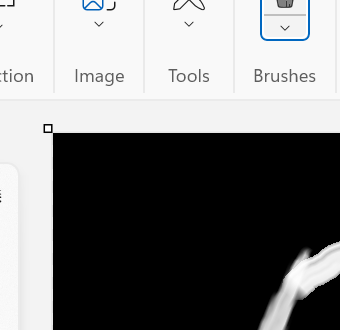
#> input picture Captured_images/0/0.png, 340 x 330 px; its folder holds 3 pictures in this run
$ jupyter execute --allow-errors Digit_Recognition.ipynb   (shell and % lines are left out)
#> lines starting #> are read from the running program, lines starting #| are printed output that depends on the picture
# Hand_Written_Recognition

### 1. Screen capture
### 2. Generate dataset and load it
### 3. Fit the model and load it
### 4. Prediction of image drawn in paint

[cell 1]
import pyscreenshot as ImageGrab

[cell 2]
import time

[cell 3]
images_folder="D:\ML\Captured_images/9/"
#> (the rest of this cell did not finish here and is left out)

## 2. Generate dataset and load

[cell 4]
import csv
import glob
import cv2
header=["label"]
for i in range(0,784):
    header.append("pixel"+str(i))
with open('dataset.csv','a') as f:
    writer=csv.writer(f)
    writer.writerow(header)
for label in range(10):
    dirlist = glob.glob("captured_images/" + str(label) + "/*.png")
    for img_path in dirlist:
        im = cv2.imread(img_path)
#> im is the input picture: shape (330, 340, 3); mean B, G, R 126, 125.7, 125.4
        im_gray = cv2.cvtColor(im, cv2.COLOR_BGR2GRAY)
        im_gray = cv2.GaussianBlur(im_gray, (15, 15), 0)
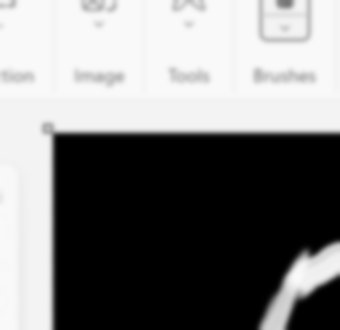
#> im_gray: shape (330, 340); min 0, max 250, mean 125.7
        roi = cv2.resize(im_gray, (28, 28), interpolation=cv2.INTER_AREA)
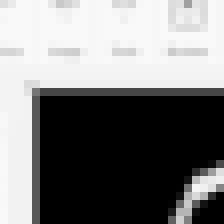
#> roi: shape (28, 28) (shown 8 times larger); min 0, max 249, mean 125.7
        data =[]
        data.append(label)
        rows, cols = roi.shape
#> rows = 28; cols = 28
        ## add pixel one by one into the data array
        for i in range(rows):
            for j in range(cols):
                k=roi[i,j]
                if k>100:
                    k=1
                else:
                    k=0
                data.append(k)
#> after the loop, data = 785 values, max 1 at index 1, min 0 at index 0, mean 0.506
        with open('dataset.csv', 'a') as f:
            writer = csv.writer(f)
            writer.writerow(data)
#> pass 2 of the loop `for label in range(10):`:
#> dirlist = 1 item
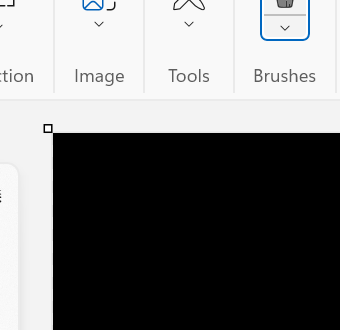
#> input picture Captured_images/1/0.png, 340 x 330 px
#> im is the input picture: shape (330, 340, 3); mean B, G, R 120.4, 120.2, 119.9
#> `im_gray = cv2.GaussianBlur(im_gray, (15, 15), 0)`:
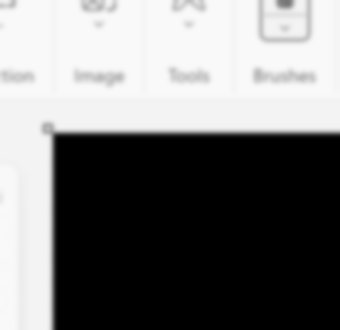
#> im_gray: shape (330, 340); min 0, max 249, mean 120.1
#> `roi = cv2.resize(im_gray, (28, 28), interpolation=cv2.INTER_AREA)`:
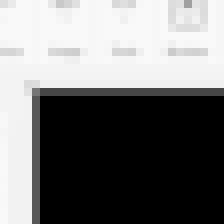
#> roi: shape (28, 28) (shown 8 times larger); min 0, max 249, mean 120.1
#> after the loop `for i in range(rows):`: data = 785 values, max 1 at index 0, min 0 at index 314, mean 0.482

[cell 5]
import pandas as pd

# Load your data into the DataFrame
df = pd.read_csv('dataset.csv')

# Display the first few rows of the DataFrame
print(df.head())

#### Load the dataset


[cell 6]
import pandas as pd
from sklearn.utils import shuffle
import pandas as pd
data = pd.read_csv('D:/ML/dataset.csv')
#> (reads dataset.csv from the repository)
data = shuffle(data)
print(data)
print(data.head())  # Display the first few rows of the DataFrame

#### Sepreration of dependent and independent variable

[cell 7]
import pandas as pd
# Load the CSV file into a DataFrame
data = pd.read_csv('dataset.csv')
# Verify the type of 'data' to ensure it's a DataFrame
print(type(data))  # Should print <class 'pandas.core.frame.DataFrame'>
# Assuming 'data' is now a DataFrame, you can drop the 'label' column
X = data.drop(['label'], axis=1)
Y = data['label']
# Display the first few rows of X and Y to verify
print(X.head())
print(Y.head())

#### Preview of one image using matplotlib

[cell 8]
print(X.index)

[cell 9]
import pandas as pd

# Load the CSV file into a DataFrame
data = pd.read_csv('dataset.csv')

# Define the features and labels
X = data.drop(['label'], axis=1)
Y = data['label']

[cell 10]
print(X.head())
print(Y.head())

[cell 11]
import os

file_path = "dataset.csv"

if os.path.exists(file_path):
    df = pd.read_csv(file_path)
    print("File loaded successfully")
else:
    print("Error: File not found!")

[cell 12]
from sklearn.model_selection import train_test_split
# Ensure dataset is not empty
if df.empty:
    raise ValueError("Dataset is empty! Please check the file.")
# Define features and target
X = df.drop(columns=["label"])
y = df["label"]
# Perform stratified splitting
#train_x, test_x, train_y, test_y = train_test_split(X, y, test_size=0.2, stratify=y, random_state=42)
#print(train_y.value_counts())  # Verify that multiple classes exist

[cell 13]
from sklearn.model_selection import train_test_split

train_x, test_x, train_Y, test_Y = train_test_split(X, Y, test_size=0.2, random_state=42)

print("Train shape:", train_x.shape, train_Y.shape)
print("Test shape:", test_x.shape, test_Y.shape)

[cell 14]
import pandas as pd

# Convert all columns to numeric, forcing errors to NaN
train_x = train_x.apply(pd.to_numeric, errors='coerce')
test_x = test_x.apply(pd.to_numeric, errors='coerce')

# Drop rows with NaN values
train_x.dropna(inplace=True)
test_x.dropna(inplace=True)

# Ensure train_y and test_y do not contain NaN values
#> (the rest of this cell did not finish here and is left out)

[cell 15]
# Drop rows with NaN values in 'test_Y' and 'train_Y'
test_Y = test_Y.dropna()
train_Y = train_Y.dropna()

# Ensure all pixel values are numeric
test_x = test_x.apply(pd.to_numeric, errors='coerce')
train_x = train_x.apply(pd.to_numeric, errors='coerce')

# Drop rows with NaN values in 'test_x' and 'train_x'
test_x = test_x.dropna()
train_x = train_x.dropna()

# Verify the data types
print(test_x.dtypes)
print(train_x.dtypes)

#### ✅ Step 1: Check the Data

#### Run the code to see first few rows of data frame

[cell 16]
print(df.head())  # Show the first few rows of the DataFrame

#### ✅ Step 2: Reload the CSV with Correct Headers

[cell 17]
import pandas as pd

df = pd.read_csv("dataset.csv", header=0)  # Ensure first row is treated as headers
print(df.head())  # Check if data looks correct now

[cell 18]
df = pd.read_csv("dataset.csv", header=None)  # No header

##### Manually set Column names

[cell 19]
column_names = ["label"] + [f"pixel{i}" for i in range(784)]  # Assuming 784 pixel features
df.columns = column_names
